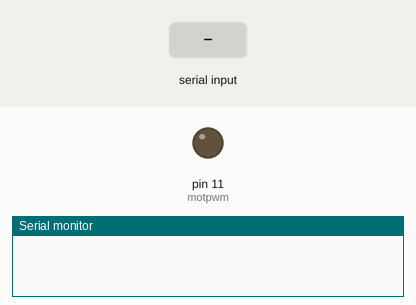
This sketch was run on a simulated Arduino Uno, built with avr-gcc and run on an emulated ATmega328P. Parts: output pins drawn as LEDs (lit = HIGH), the last lines printed to the serial monitor. The inputs (shaded band) are chosen by the test bench.

Above: at 1.2 s.
1.3 s: "90,45\n" received over Serial
At 1.9 s:
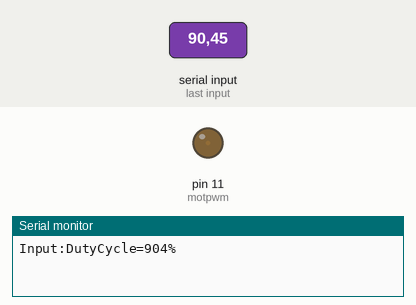
2.8 s: "30,150\n" received over Serial
At 4.2 s:
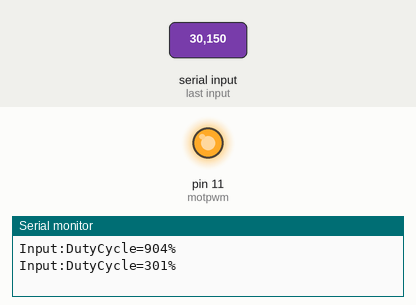
Timing chart, 0 to 5.8 s (numbered marks = the images above; inputs shaded):
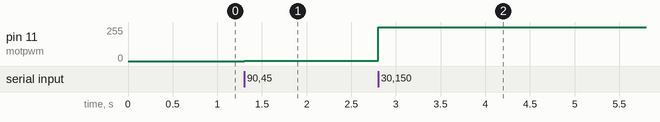

Measured:
- after the input at 1.3 s, pin 11 (motpwm): 0/255 → 1/255 at once
- after the input at 2.8 s, pin 11 (motpwm): 1/255 → 255/255 at once

The sketch:

Exp2_PWMInput.ino
```cpp
byte s=0;
char data[4];
char chr;
double PWMIn;
const int motpwm = 11; //D11做PWM輸出

void setup()
{
pinMode(motpwm,OUTPUT);
Serial.begin(115200);
}

void loop()
{
  if(Serial.available())
  {
    while((chr=Serial.read()) != '\n')
    {
      if((chr >= '0') && (chr <= '9') && (s < 3))
      {
        data[s]=chr;
        s++;
      }
    }
   data[s]='\0';
   PWMIn =( atoi(data) ) * 2.55;
   analogWrite(motpwm, PWMIn);
   Serial.print("Input:DutyCycle=");
   Serial.print(atoi(data));
   Serial.println("%");
   s=0;
  }
}
```
